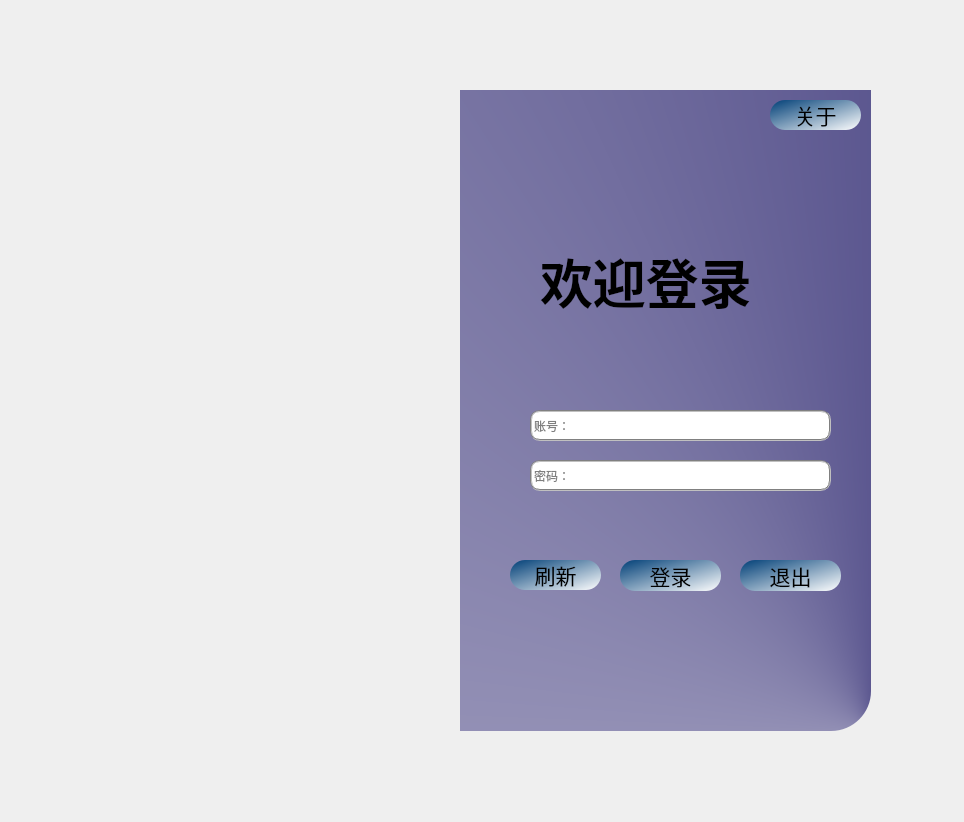
<?xml version="1.0" encoding="UTF-8"?>
<ui version="4.0">
 <class>Form</class>
 <widget class="QWidget" name="Form">
  <property name="geometry">
   <rect>
    <x>0</x>
    <y>0</y>
    <width>964</width>
    <height>822</height>
   </rect>
  </property>
  <property name="windowTitle">
   <string>Form</string>
  </property>
  <widget class="QLineEdit" name="lineEdit">
   <property name="geometry">
    <rect>
     <x>530</x>
     <y>410</y>
     <width>301</width>
     <height>31</height>
    </rect>
   </property>
   <property name="styleSheet">
    <string notr="true">border:none;
background-color: rgb(255, 255, 255);
border-bottom:1px solid  rgb(0, 0, 0);
color: rgb(0, 0, 0);
border:2px groove gray;border-radius:10px;padding:2px 4px；</string>
   </property>
   <property name="placeholderText">
    <string>账号：</string>
   </property>
  </widget>
  <widget class="QLabel" name="label">
   <property name="geometry">
    <rect>
     <x>460</x>
     <y>90</y>
     <width>411</width>
     <height>641</height>
    </rect>
   </property>
   <property name="palette">
    <palette>
     <active>
      <colorrole role="Button">
       <brush brushstyle="ConicalGradientPattern">
        <gradient centralx="1.000000000000000" centraly="1.000000000000000" angle="0.000000000000000" type="ConicalGradient" spread="PadSpread" coordinatemode="ObjectBoundingMode">
         <gradientstop position="0.000000000000000">
          <color alpha="255">
           <red>38</red>
           <green>32</green>
           <blue>107</blue>
          </color>
         </gradientstop>
         <gradientstop position="1.000000000000000">
          <color alpha="255">
           <red>255</red>
           <green>255</green>
           <blue>255</blue>
          </color>
         </gradientstop>
        </gradient>
       </brush>
      </colorrole>
      <colorrole role="Base">
       <brush brushstyle="ConicalGradientPattern">
        <gradient centralx="1.000000000000000" centraly="1.000000000000000" angle="0.000000000000000" type="ConicalGradient" spread="PadSpread" coordinatemode="ObjectBoundingMode">
         <gradientstop position="0.000000000000000">
          <color alpha="255">
           <red>38</red>
           <green>32</green>
           <blue>107</blue>
          </color>
         </gradientstop>
         <gradientstop position="1.000000000000000">
          <color alpha="255">
           <red>255</red>
           <green>255</green>
           <blue>255</blue>
          </color>
         </gradientstop>
        </gradient>
       </brush>
      </colorrole>
      <colorrole role="Window">
       <brush brushstyle="ConicalGradientPattern">
        <gradient centralx="1.000000000000000" centraly="1.000000000000000" angle="0.000000000000000" type="ConicalGradient" spread="PadSpread" coordinatemode="ObjectBoundingMode">
         <gradientstop position="0.000000000000000">
          <color alpha="255">
           <red>38</red>
           <green>32</green>
           <blue>107</blue>
          </color>
         </gradientstop>
         <gradientstop position="1.000000000000000">
          <color alpha="255">
           <red>255</red>
           <green>255</green>
           <blue>255</blue>
          </color>
         </gradientstop>
        </gradient>
       </brush>
      </colorrole>
     </active>
     <inactive>
      <colorrole role="Button">
       <brush brushstyle="ConicalGradientPattern">
        <gradient centralx="1.000000000000000" centraly="1.000000000000000" angle="0.000000000000000" type="ConicalGradient" spread="PadSpread" coordinatemode="ObjectBoundingMode">
         <gradientstop position="0.000000000000000">
          <color alpha="255">
           <red>38</red>
           <green>32</green>
           <blue>107</blue>
          </color>
         </gradientstop>
         <gradientstop position="1.000000000000000">
          <color alpha="255">
           <red>255</red>
           <green>255</green>
           <blue>255</blue>
          </color>
         </gradientstop>
        </gradient>
       </brush>
      </colorrole>
      <colorrole role="Base">
       <brush brushstyle="ConicalGradientPattern">
        <gradient centralx="1.000000000000000" centraly="1.000000000000000" angle="0.000000000000000" type="ConicalGradient" spread="PadSpread" coordinatemode="ObjectBoundingMode">
         <gradientstop position="0.000000000000000">
          <color alpha="255">
           <red>38</red>
           <green>32</green>
           <blue>107</blue>
          </color>
         </gradientstop>
         <gradientstop position="1.000000000000000">
          <color alpha="255">
           <red>255</red>
           <green>255</green>
           <blue>255</blue>
          </color>
         </gradientstop>
        </gradient>
       </brush>
      </colorrole>
      <colorrole role="Window">
       <brush brushstyle="ConicalGradientPattern">
        <gradient centralx="1.000000000000000" centraly="1.000000000000000" angle="0.000000000000000" type="ConicalGradient" spread="PadSpread" coordinatemode="ObjectBoundingMode">
         <gradientstop position="0.000000000000000">
          <color alpha="255">
           <red>38</red>
           <green>32</green>
           <blue>107</blue>
          </color>
         </gradientstop>
         <gradientstop position="1.000000000000000">
          <color alpha="255">
           <red>255</red>
           <green>255</green>
           <blue>255</blue>
          </color>
         </gradientstop>
        </gradient>
       </brush>
      </colorrole>
     </inactive>
     <disabled>
      <colorrole role="Button">
       <brush brushstyle="ConicalGradientPattern">
        <gradient centralx="1.000000000000000" centraly="1.000000000000000" angle="0.000000000000000" type="ConicalGradient" spread="PadSpread" coordinatemode="ObjectBoundingMode">
         <gradientstop position="0.000000000000000">
          <color alpha="255">
           <red>38</red>
           <green>32</green>
           <blue>107</blue>
          </color>
         </gradientstop>
         <gradientstop position="1.000000000000000">
          <color alpha="255">
           <red>255</red>
           <green>255</green>
           <blue>255</blue>
          </color>
         </gradientstop>
        </gradient>
       </brush>
      </colorrole>
      <colorrole role="Base">
       <brush brushstyle="ConicalGradientPattern">
        <gradient centralx="1.000000000000000" centraly="1.000000000000000" angle="0.000000000000000" type="ConicalGradient" spread="PadSpread" coordinatemode="ObjectBoundingMode">
         <gradientstop position="0.000000000000000">
          <color alpha="255">
           <red>38</red>
           <green>32</green>
           <blue>107</blue>
          </color>
         </gradientstop>
         <gradientstop position="1.000000000000000">
          <color alpha="255">
           <red>255</red>
           <green>255</green>
           <blue>255</blue>
          </color>
         </gradientstop>
        </gradient>
       </brush>
      </colorrole>
      <colorrole role="Window">
       <brush brushstyle="ConicalGradientPattern">
        <gradient centralx="1.000000000000000" centraly="1.000000000000000" angle="0.000000000000000" type="ConicalGradient" spread="PadSpread" coordinatemode="ObjectBoundingMode">
         <gradientstop position="0.000000000000000">
          <color alpha="255">
           <red>38</red>
           <green>32</green>
           <blue>107</blue>
          </color>
         </gradientstop>
         <gradientstop position="1.000000000000000">
          <color alpha="255">
           <red>255</red>
           <green>255</green>
           <blue>255</blue>
          </color>
         </gradientstop>
        </gradient>
       </brush>
      </colorrole>
     </disabled>
    </palette>
   </property>
   <property name="styleSheet">
    <string notr="true">



border-bottom-right-radius:40px;


background-color: qconicalgradient(cx:1, cy:1, angle:0, stop:0 rgba(38, 32, 107, 255), stop:1 rgba(255, 255, 255, 255));</string>
   </property>
   <property name="text">
    <string/>
   </property>
  </widget>
  <widget class="QLineEdit" name="lineEdit_2">
   <property name="geometry">
    <rect>
     <x>530</x>
     <y>460</y>
     <width>301</width>
     <height>31</height>
    </rect>
   </property>
   <property name="styleSheet">
    <string notr="true">border:none;
background-color: rgb(255, 255, 255);
border-bottom:1px solid  rgb(0, 0, 0);
color: rgb(0, 0, 0);
border:2px groove gray;border-radius:10px;padding:2px 4px；</string>
   </property>
   <property name="placeholderText">
    <string>密码：</string>
   </property>
  </widget>
  <widget class="QPushButton" name="pushButton2">
   <property name="geometry">
    <rect>
     <x>620</x>
     <y>560</y>
     <width>101</width>
     <height>31</height>
    </rect>
   </property>
   <property name="font">
    <font>
     <family>华文新魏</family>
     <pointsize>16</pointsize>
     <weight>50</weight>
     <bold>false</bold>
    </font>
   </property>
   <property name="styleSheet">
    <string notr="true">QPushButton{
		
	background-color: qlineargradient(spread:pad, x1:0, y1:0, x2:1, y2:1, stop:0 rgba(0, 63, 119, 255), stop:1 rgba(255, 255, 255, 255));
	border-radius:15px;
	
	color: rgb(0, 0, 0);

}

QPushButton:hover{
	background-color: qlineargradient(spread:pad, x1:0, y1:0, x2:1, y2:1, stop:0 rgba(0, 12, 83, 255), stop:1 rgba(255, 255, 255, 255));
}
QPushButton:pressed{
padding-top:7px;
padding-left:7px;
}</string>
   </property>
   <property name="text">
    <string>登录</string>
   </property>
  </widget>
  <widget class="QPushButton" name="pushButton2_2">
   <property name="geometry">
    <rect>
     <x>510</x>
     <y>560</y>
     <width>91</width>
     <height>30</height>
    </rect>
   </property>
   <property name="font">
    <font>
     <family>华文新魏</family>
     <pointsize>16</pointsize>
     <weight>50</weight>
     <bold>false</bold>
    </font>
   </property>
   <property name="styleSheet">
    <string notr="true">QPushButton{
		
	background-color: qlineargradient(spread:pad, x1:0, y1:0, x2:1, y2:1, stop:0 rgba(0, 63, 119, 255), stop:1 rgba(255, 255, 255, 255));
	border-radius:15px;
	
	color: rgb(0, 0, 0);

}

QPushButton:hover{
	background-color: qlineargradient(spread:pad, x1:0, y1:0, x2:1, y2:1, stop:0 rgba(0, 12, 83, 255), stop:1 rgba(255, 255, 255, 255));
}
QPushButton:pressed{
padding-top:7px;
padding-left:7px;
}</string>
   </property>
   <property name="text">
    <string>刷新</string>
   </property>
  </widget>
  <widget class="QPushButton" name="pushButton2_3">
   <property name="geometry">
    <rect>
     <x>740</x>
     <y>560</y>
     <width>101</width>
     <height>31</height>
    </rect>
   </property>
   <property name="font">
    <font>
     <family>华文新魏</family>
     <pointsize>16</pointsize>
     <weight>50</weight>
     <bold>false</bold>
    </font>
   </property>
   <property name="styleSheet">
    <string notr="true">QPushButton{
		
	background-color: qlineargradient(spread:pad, x1:0, y1:0, x2:1, y2:1, stop:0 rgba(0, 63, 119, 255), stop:1 rgba(255, 255, 255, 255));
	border-radius:15px;
	
	color: rgb(0, 0, 0);

}

QPushButton:hover{
	background-color: qlineargradient(spread:pad, x1:0, y1:0, x2:1, y2:1, stop:0 rgba(0, 12, 83, 255), stop:1 rgba(255, 255, 255, 255));
}
QPushButton:pressed{
padding-top:7px;
padding-left:7px;
}</string>
   </property>
   <property name="text">
    <string>退出</string>
   </property>
  </widget>
  <widget class="QLabel" name="label_2">
   <property name="geometry">
    <rect>
     <x>540</x>
     <y>230</y>
     <width>271</width>
     <height>101</height>
    </rect>
   </property>
   <property name="font">
    <font>
     <family>楷体</family>
     <pointsize>40</pointsize>
     <weight>75</weight>
     <bold>true</bold>
    </font>
   </property>
   <property name="text">
    <string>欢迎登录</string>
   </property>
  </widget>
  <widget class="QPushButton" name="pushButton2_4">
   <property name="geometry">
    <rect>
     <x>770</x>
     <y>100</y>
     <width>91</width>
     <height>30</height>
    </rect>
   </property>
   <property name="font">
    <font>
     <family>华文新魏</family>
     <pointsize>16</pointsize>
     <weight>50</weight>
     <bold>false</bold>
    </font>
   </property>
   <property name="styleSheet">
    <string notr="true">QPushButton{
		
	background-color: qlineargradient(spread:pad, x1:0, y1:0, x2:1, y2:1, stop:0 rgba(0, 63, 119, 255), stop:1 rgba(255, 255, 255, 255));
	border-radius:15px;
	
	color: rgb(0, 0, 0);

}

QPushButton:hover{
	background-color: qlineargradient(spread:pad, x1:0, y1:0, x2:1, y2:1, stop:0 rgba(0, 12, 83, 255), stop:1 rgba(255, 255, 255, 255));
}
QPushButton:pressed{
padding-top:7px;
padding-left:7px;
}</string>
   </property>
   <property name="text">
    <string>关于</string>
   </property>
  </widget>
  <widget class="QLabel" name="label_3">
   <property name="geometry">
    <rect>
     <x>110</x>
     <y>90</y>
     <width>381</width>
     <height>641</height>
    </rect>
   </property>
   <property name="palette">
    <palette>
     <active>
      <colorrole role="Button">
       <brush brushstyle="ConicalGradientPattern">
        <gradient centralx="1.000000000000000" centraly="1.000000000000000" angle="0.000000000000000" type="ConicalGradient" spread="PadSpread" coordinatemode="ObjectBoundingMode">
         <gradientstop position="0.000000000000000">
          <color alpha="255">
           <red>38</red>
           <green>32</green>
           <blue>107</blue>
          </color>
         </gradientstop>
         <gradientstop position="1.000000000000000">
          <color alpha="255">
           <red>255</red>
           <green>255</green>
           <blue>255</blue>
          </color>
         </gradientstop>
        </gradient>
       </brush>
      </colorrole>
      <colorrole role="Base">
       <brush brushstyle="ConicalGradientPattern">
        <gradient centralx="1.000000000000000" centraly="1.000000000000000" angle="0.000000000000000" type="ConicalGradient" spread="PadSpread" coordinatemode="ObjectBoundingMode">
         <gradientstop position="0.000000000000000">
          <color alpha="255">
           <red>38</red>
           <green>32</green>
           <blue>107</blue>
          </color>
         </gradientstop>
         <gradientstop position="1.000000000000000">
          <color alpha="255">
           <red>255</red>
           <green>255</green>
           <blue>255</blue>
          </color>
         </gradientstop>
        </gradient>
       </brush>
      </colorrole>
      <colorrole role="Window">
       <brush brushstyle="ConicalGradientPattern">
        <gradient centralx="1.000000000000000" centraly="1.000000000000000" angle="0.000000000000000" type="ConicalGradient" spread="PadSpread" coordinatemode="ObjectBoundingMode">
         <gradientstop position="0.000000000000000">
          <color alpha="255">
           <red>38</red>
           <green>32</green>
           <blue>107</blue>
          </color>
         </gradientstop>
         <gradientstop position="1.000000000000000">
          <color alpha="255">
           <red>255</red>
           <green>255</green>
           <blue>255</blue>
          </color>
         </gradientstop>
        </gradient>
       </brush>
      </colorrole>
     </active>
     <inactive>
      <colorrole role="Button">
       <brush brushstyle="ConicalGradientPattern">
        <gradient centralx="1.000000000000000" centraly="1.000000000000000" angle="0.000000000000000" type="ConicalGradient" spread="PadSpread" coordinatemode="ObjectBoundingMode">
         <gradientstop position="0.000000000000000">
          <color alpha="255">
           <red>38</red>
           <green>32</green>
           <blue>107</blue>
          </color>
         </gradientstop>
         <gradientstop position="1.000000000000000">
          <color alpha="255">
           <red>255</red>
           <green>255</green>
           <blue>255</blue>
          </color>
         </gradientstop>
        </gradient>
       </brush>
      </colorrole>
      <colorrole role="Base">
       <brush brushstyle="ConicalGradientPattern">
        <gradient centralx="1.000000000000000" centraly="1.000000000000000" angle="0.000000000000000" type="ConicalGradient" spread="PadSpread" coordinatemode="ObjectBoundingMode">
         <gradientstop position="0.000000000000000">
          <color alpha="255">
           <red>38</red>
           <green>32</green>
           <blue>107</blue>
          </color>
         </gradientstop>
         <gradientstop position="1.000000000000000">
          <color alpha="255">
           <red>255</red>
           <green>255</green>
           <blue>255</blue>
          </color>
         </gradientstop>
        </gradient>
       </brush>
      </colorrole>
      <colorrole role="Window">
       <brush brushstyle="ConicalGradientPattern">
        <gradient centralx="1.000000000000000" centraly="1.000000000000000" angle="0.000000000000000" type="ConicalGradient" spread="PadSpread" coordinatemode="ObjectBoundingMode">
         <gradientstop position="0.000000000000000">
          <color alpha="255">
           <red>38</red>
           <green>32</green>
           <blue>107</blue>
          </color>
         </gradientstop>
         <gradientstop position="1.000000000000000">
          <color alpha="255">
           <red>255</red>
           <green>255</green>
           <blue>255</blue>
          </color>
         </gradientstop>
        </gradient>
       </brush>
      </colorrole>
     </inactive>
     <disabled>
      <colorrole role="Button">
       <brush brushstyle="ConicalGradientPattern">
        <gradient centralx="1.000000000000000" centraly="1.000000000000000" angle="0.000000000000000" type="ConicalGradient" spread="PadSpread" coordinatemode="ObjectBoundingMode">
         <gradientstop position="0.000000000000000">
          <color alpha="255">
           <red>38</red>
           <green>32</green>
           <blue>107</blue>
          </color>
         </gradientstop>
         <gradientstop position="1.000000000000000">
          <color alpha="255">
           <red>255</red>
           <green>255</green>
           <blue>255</blue>
          </color>
         </gradientstop>
        </gradient>
       </brush>
      </colorrole>
      <colorrole role="Base">
       <brush brushstyle="ConicalGradientPattern">
        <gradient centralx="1.000000000000000" centraly="1.000000000000000" angle="0.000000000000000" type="ConicalGradient" spread="PadSpread" coordinatemode="ObjectBoundingMode">
         <gradientstop position="0.000000000000000">
          <color alpha="255">
           <red>38</red>
           <green>32</green>
           <blue>107</blue>
          </color>
         </gradientstop>
         <gradientstop position="1.000000000000000">
          <color alpha="255">
           <red>255</red>
           <green>255</green>
           <blue>255</blue>
          </color>
         </gradientstop>
        </gradient>
       </brush>
      </colorrole>
      <colorrole role="Window">
       <brush brushstyle="ConicalGradientPattern">
        <gradient centralx="1.000000000000000" centraly="1.000000000000000" angle="0.000000000000000" type="ConicalGradient" spread="PadSpread" coordinatemode="ObjectBoundingMode">
         <gradientstop position="0.000000000000000">
          <color alpha="255">
           <red>38</red>
           <green>32</green>
           <blue>107</blue>
          </color>
         </gradientstop>
         <gradientstop position="1.000000000000000">
          <color alpha="255">
           <red>255</red>
           <green>255</green>
           <blue>255</blue>
          </color>
         </gradientstop>
        </gradient>
       </brush>
      </colorrole>
     </disabled>
    </palette>
   </property>
   <property name="styleSheet">
    <string notr="true">
border-top-left-radius:40px;


border-bottom-left-radius:40px;


border-image: url(:/image/AI.jpg);</string>
   </property>
   <property name="text">
    <string/>
   </property>
  </widget>
  <zorder>label</zorder>
  <zorder>lineEdit</zorder>
  <zorder>lineEdit_2</zorder>
  <zorder>pushButton2</zorder>
  <zorder>pushButton2_2</zorder>
  <zorder>pushButton2_3</zorder>
  <zorder>label_2</zorder>
  <zorder>pushButton2_4</zorder>
  <zorder>label_3</zorder>
 </widget>
 <resources>
  <include location="resource.qrc"/>
 </resources>
 <connections>
  <connection>
   <sender>pushButton2_2</sender>
   <signal>clicked()</signal>
   <receiver>lineEdit</receiver>
   <slot>clear()</slot>
   <hints>
    <hint type="sourcelabel">
     <x>402</x>
     <y>603</y>
    </hint>
    <hint type="destinationlabel">
     <x>384</x>
     <y>517</y>
    </hint>
   </hints>
  </connection>
  <connection>
   <sender>pushButton2_2</sender>
   <signal>clicked()</signal>
   <receiver>lineEdit_2</receiver>
   <slot>clear()</slot>
   <hints>
    <hint type="sourcelabel">
     <x>360</x>
     <y>603</y>
    </hint>
    <hint type="destinationlabel">
     <x>355</x>
     <y>551</y>
    </hint>
   </hints>
  </connection>
  <connection>
   <sender>pushButton2_3</sender>
   <signal>clicked()</signal>
   <receiver>Form</receiver>
   <slot>close()</slot>
   <hints>
    <hint type="sourcelabel">
     <x>801</x>
     <y>572</y>
    </hint>
    <hint type="destinationlabel">
     <x>928</x>
     <y>636</y>
    </hint>
   </hints>
  </connection>
 </connections>
</ui>
